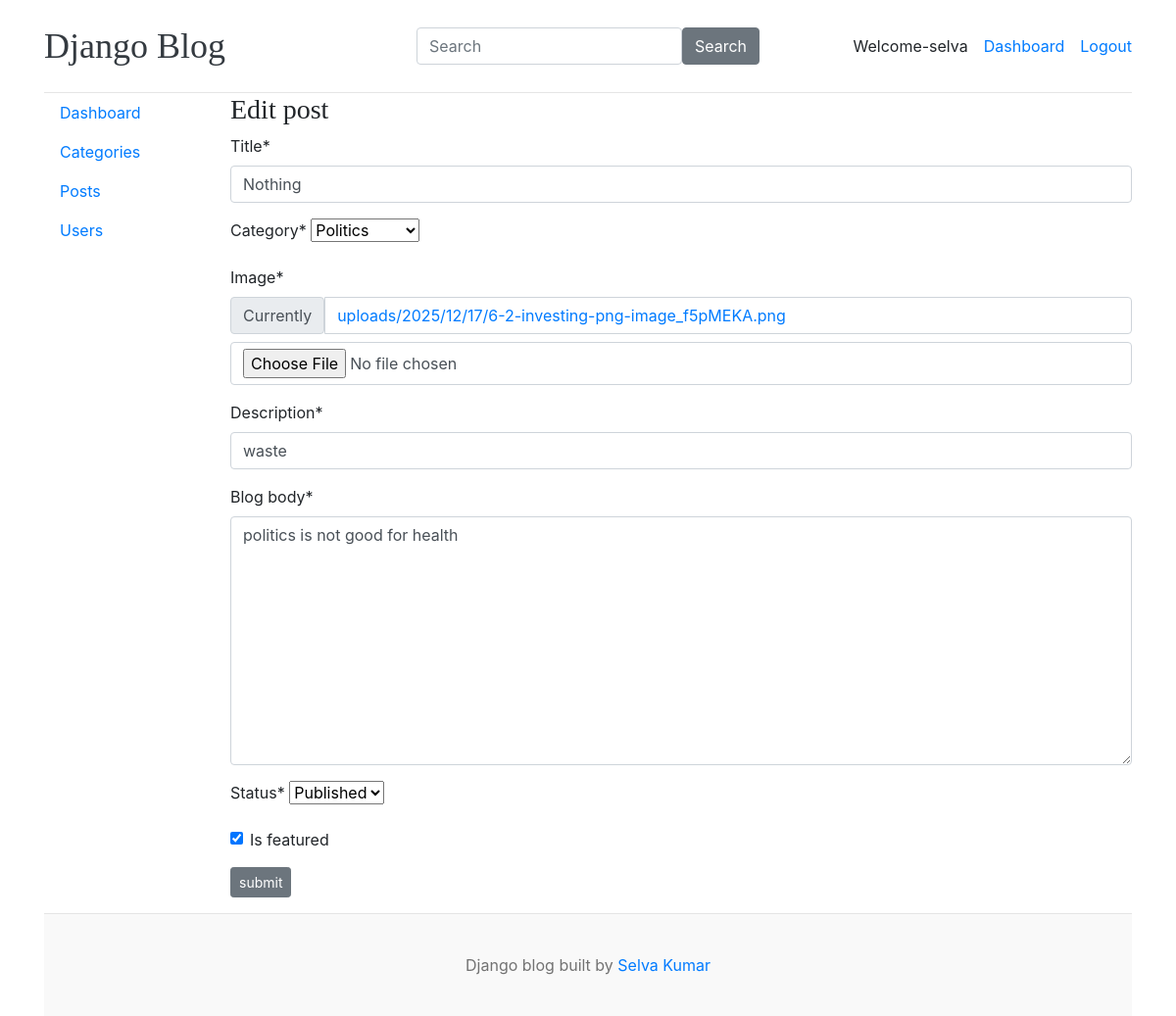
Before: /dashboard/post_edit/10/ (signed in) with the older database file.
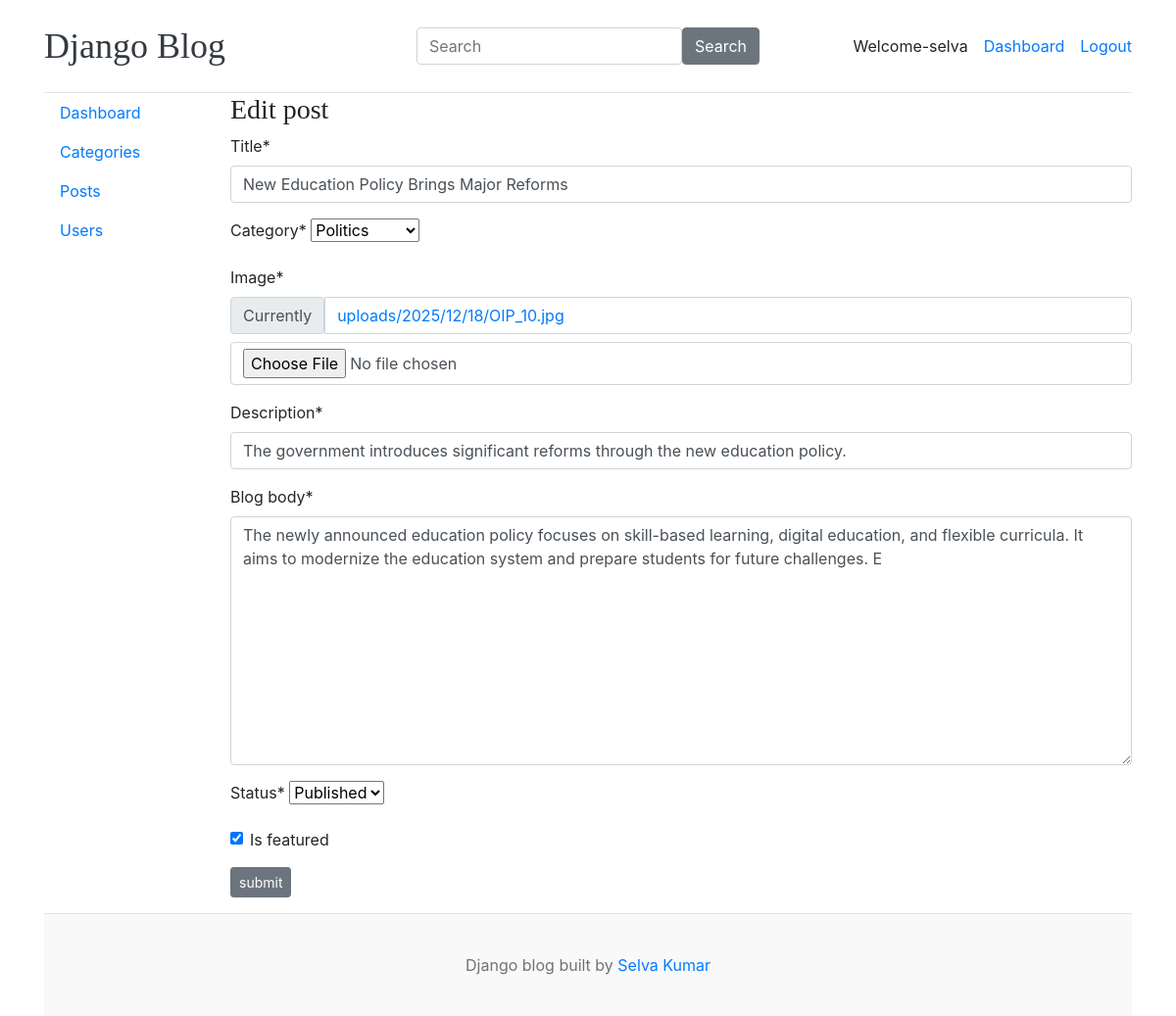
After: the same page with the newer database file.
### blog/models.py (models this page shows, shortened)
class Blog(models.Model):
    title = models.CharField(max_length=100)
    slug = models.SlugField(max_length=100,unique=True,blank=True)
    category = models.ForeignKey(Category,on_delete=models.CASCADE)
    author = models.ForeignKey(User,on_delete=models.CASCADE)
    image = models.ImageField(upload_to="uploads/%Y/%m/%d")
    description = models.CharField(max_length=400)
    blog_body = models.TextField(max_length=200)
    status = models.CharField(max_length=20,choices=STATUS,default="Draft")
    is_featured = models.BooleanField(default=False)
    created_at = models.DateTimeField(auto_now_add=True)
    updated_at = models.DateTimeField(auto_now=True)

### dashboard/views.py (the view, shortened to what this page needs)
# urls.py: path('post_edit/<int:pk>/',post_edit, name='post_edit'),
def post_edit(request,pk):
    post = get_object_or_404(Blog,pk=pk)
    form = BlogForm(instance=post)
    context = {
        'forms' : form,
        'post' : post,
    }
    return render(request, 'dashboard/post_edit.html',context)

### dashboard/forms.py
class BlogForm(forms.ModelForm):
    class Meta():
        model = Blog
        fields = ('title','category','image','description','blog_body','status','is_featured')

### blog/context_processors.py (called while the page is built)
def get_categories(request):
    categories = Category.objects.all()
    return dict(categories=categories)

def get_social_media(request):
    social_media = Social_media.objects.all()
    return dict(social_media=social_media)

### blog/models.py (called while the page is built)
    def __str__(self):
        return self.category

### templates/dashboard/post_edit.html (shortened to what this page needs)
{% extends 'base.html' %}
{% block content %}
{% load crispy_forms_tags %}
<div class="row flex">
{% include 'dashboard/vertical_nav.html' %}
<div class="col-12 mb-3 col-md-10">
{% if perms.auth.view_user %}
<form action="{% url 'post_edit' post.id %}" method="POST" enctype="multipart/form-data">
<h3>Edit post</h3>
{{forms | crispy}}
<button type="submit" class="btn btn-sm btn-secondary">submit</button>
</form>
{% else %}
<h3 class="text-danger" >You are not permitted to access this page</h3>
{% endif %}
</div>
{% endblock %}

Changed rows visible on the page:
changed Blog "Published": title "Nothing" → "New Education Policy Brings Major Reforms"; description "waste" → "The government introduces significant reforms through the new education policy."; blog_body "politics is not good for health" → "The newly announced education policy focuses on skill-based learning, digital education, and flexible curricula. It aims to modernize the education system and prepare students for future challenges. E"
Other visible differences:
text no longer shown: "Title * Category * Image * Currently uploads/2025/12/17/6-2-investing-png-image_f5pMEKA.png Description * Blog body * Status * Is featured"
text now shown: "Title * Category * Image * Currently uploads/2025/12/18/OIP_10.jpg Description * Blog body * Status * Is featured"
